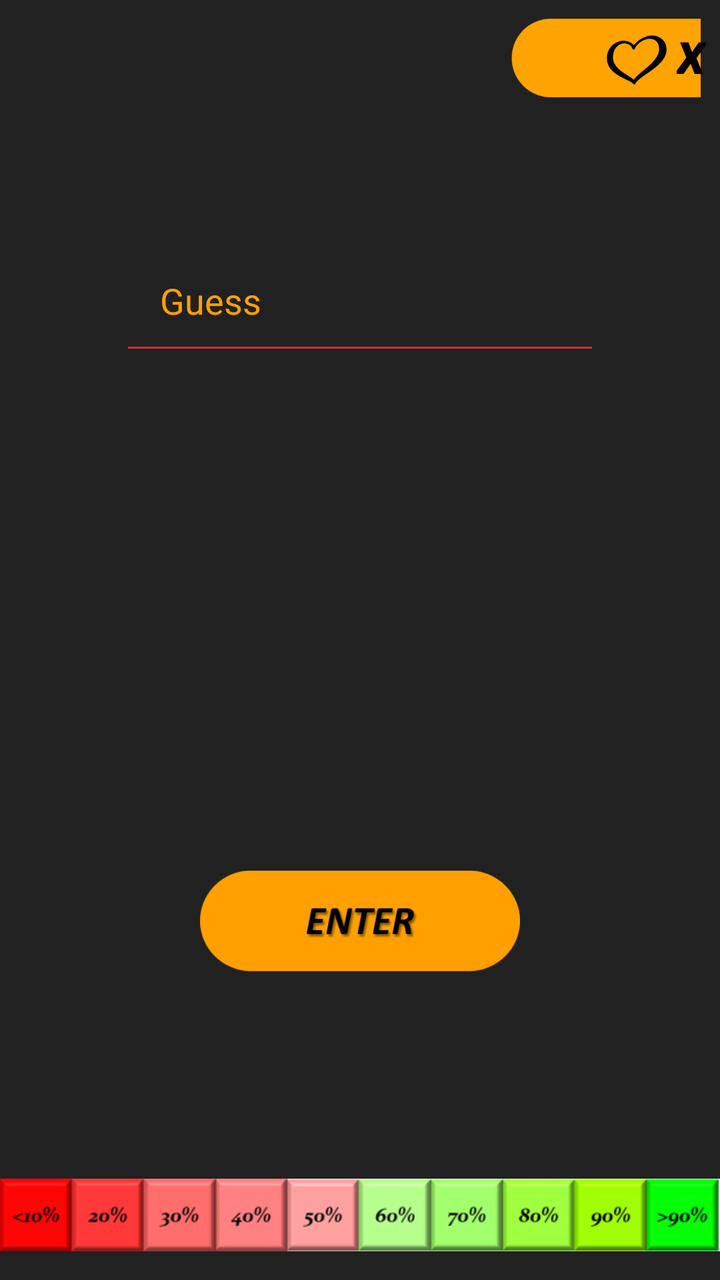
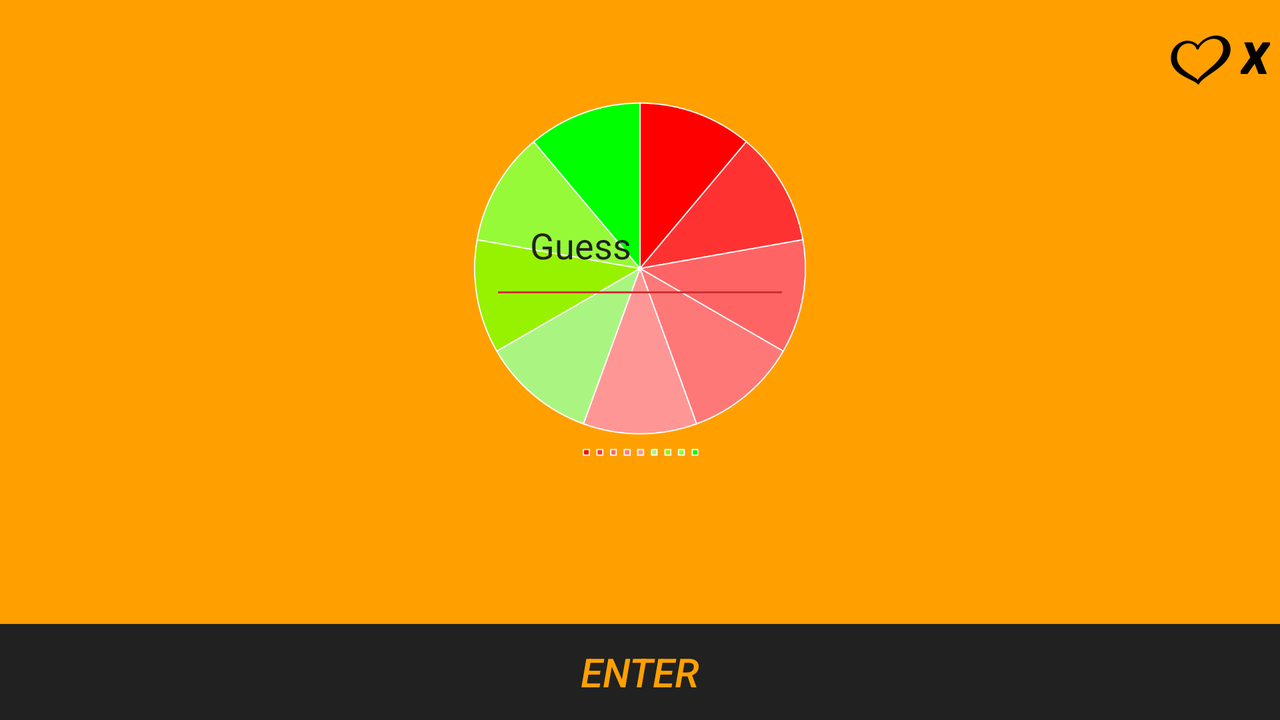

One screen, two layout resources from the same app: the default and the repository's alternative for another configuration. Each is rendered where Android would select it; the XML of both is given below.
<!-- AndroidManifest.xml: application theme AppTheme -->
<!-- res/layout/activity_main_2.xml -->
<?xml version="1.0" encoding="utf-8"?>
<ScrollView xmlns:android="http://schemas.android.com/apk/res/android"
    xmlns:app="http://schemas.android.com/apk/res-auto"
    xmlns:tools="http://schemas.android.com/tools"
    android:layout_width="match_parent"
    android:layout_height="match_parent"
    android:fillViewport="true"
    tools:context=".MainActivity">
    <LinearLayout
        android:layout_width="match_parent"
        android:layout_height="match_parent"
        android:background="#212121"
        android:id="@+id/back"
        android:orientation="vertical"
        >
    <RelativeLayout
        android:layout_width="match_parent"
        android:id="@+id/delete"
        android:layout_height="wrap_content">
        <ImageView
            android:layout_width="115dp"
            android:layout_height="58dp"
            android:src="@drawable/cutmypic"
            android:id="@+id/liveback"
            android:layout_alignParentRight="true"/>
        <ImageView
            android:layout_width="30dp"
            android:layout_height="30dp"
            android:layout_marginTop="15dp"
            android:layout_toLeftOf="@id/livecount"
            android:src="@drawable/images2"/>
        <TextView
            android:layout_width="wrap_content"
            android:layout_height="wrap_content"
            android:text="x"
            android:textSize="30dp"
            android:id="@+id/livecount"
            android:textStyle="bold|italic"
            android:textColor="#000000"
            android:layout_marginRight="2dp"
            android:padding="5dp"
            android:layout_alignParentRight="true"/>
    </RelativeLayout>
        <EditText
            android:layout_width="match_parent"
            android:layout_height="wrap_content"
            android:hint="Guess"
            android:id="@+id/guess"
            android:textColorHint="#ffa000"
            android:textColor="#ffa000"
            android:layout_margin="60dp"
            android:inputType="number"
            android:padding="20dp"/>
        <View
            android:layout_width="match_parent"
            android:layout_height="0dp"
            android:layout_weight="1"
            />
        <ImageView
            android:layout_width="wrap_content"
            android:layout_height="wrap_content"
            android:layout_gravity="center"
            android:onClick="guesscheck"
            android:layout_marginRight="100dp"
            android:layout_marginLeft="100dp"
            android:layout_marginBottom="50dp"
            android:src="@drawable/imgbutton"/>
        <ImageView
            android:layout_width="match_parent"
            android:layout_height="wrap_content"
            android:src="@drawable/correctnessshade"/>
    </LinearLayout>
</ScrollView>
<!-- resources referenced by this layout -->
<resources>
  <!-- drawable correctnessshade: png bitmap (drawable, 16874 bytes) -->
  <!-- drawable cutmypic: png bitmap (drawable, 5017 bytes) -->
  <!-- drawable images2: png bitmap (drawable, 3629 bytes) -->
  <!-- drawable imgbutton: png bitmap (drawable, 5823 bytes) -->
  <style name="AppTheme" parent="Theme.AppCompat.Light.DarkActionBar">
          
          <item name="colorPrimary">#ffa000</item>
          <item name="colorControlNormal">#d32f2f</item>
          <item name="colorControlActivated">#ff5722</item>
          <item name="colorControlHighlight">#f44336</item>
          <item name="colorPrimaryDark">@color/colorPrimaryDark</item>
          <item name="actionButtonStyle">@android:anim/fade_out</item>
          <item name="colorAccent">@color/colorAccent</item>
      </style>
</resources>
<!-- res/layout-land/activity_main_2.xml (the repository's variant of the layout above) -->
<!-- drawn on the phone turned sideways -->
<?xml version="1.0" encoding="utf-8"?>
    <RelativeLayout
        xmlns:android="http://schemas.android.com/apk/res/android"
        xmlns:app="http://schemas.android.com/apk/res-auto"
        xmlns:tools="http://schemas.android.com/tools"
        android:layout_width="match_parent"
        android:layout_height="match_parent"
        android:id="@+id/back2"
        android:background="#ffa000"
        tools:context=".MainActivity"
        >
        <ImageView
            android:layout_width="30dp"
            android:layout_height="30dp"
            android:layout_marginTop="15dp"
            android:layout_toLeftOf="@id/livecount"
            android:src="@drawable/images2"/>
        <TextView
            android:layout_width="wrap_content"
            android:layout_height="wrap_content"
            android:text="x"
            android:textSize="30dp"
            android:id="@+id/livecount"
            android:textStyle="bold|italic"
            android:textColor="#000000"
            android:padding="5dp"
            android:layout_alignParentRight="true"/>
        <ImageView
            android:layout_width="280dp"
            android:layout_height="280dp"
            android:layout_centerHorizontal="true"
            android:src="@drawable/pie"
            />
        <EditText
            android:layout_width="150dp"
            android:layout_centerHorizontal="true"
            android:layout_height="wrap_content"
            android:hint="Guess"
            android:textColorHint="#212121"
            android:textColor="#000000"
            android:id="@+id/guess"
            android:layout_centerInParent="true"
            android:layout_below="@id/livecount"
            android:inputType="number"
            android:layout_marginTop="40dp"
            android:padding="20dp"/>
        <Button
            android:layout_width="match_parent"
            android:layout_height="wrap_content"
            android:layout_centerHorizontal="true"
            android:background="#212121"
            android:textColor="#ffa000"
            android:onClick="guesscheck"
            android:textSize="20sp"
            android:text="Enter"
            android:layout_marginTop="15dp"
            android:layout_alignParentBottom="true"
            android:textStyle="italic"/>
    </RelativeLayout>
<!-- resources referenced by the variant -->
<!-- as the phone turned sideways resolves them -->
<resources>
  <!-- drawable images2: png bitmap (drawable, 3629 bytes) -->
  <!-- drawable pie: png bitmap (drawable, 62721 bytes) -->
  <style name="AppTheme" parent="Theme.AppCompat.Light.DarkActionBar">
          
          <item name="colorPrimary">#ffa000</item>
          <item name="colorControlNormal">#d32f2f</item>
          <item name="colorControlActivated">#ff5722</item>
          <item name="colorControlHighlight">#f44336</item>
          <item name="colorPrimaryDark">@color/colorPrimaryDark</item>
          <item name="actionButtonStyle">@android:anim/fade_out</item>
          <item name="colorAccent">@color/colorAccent</item>
      </style>
</resources>
